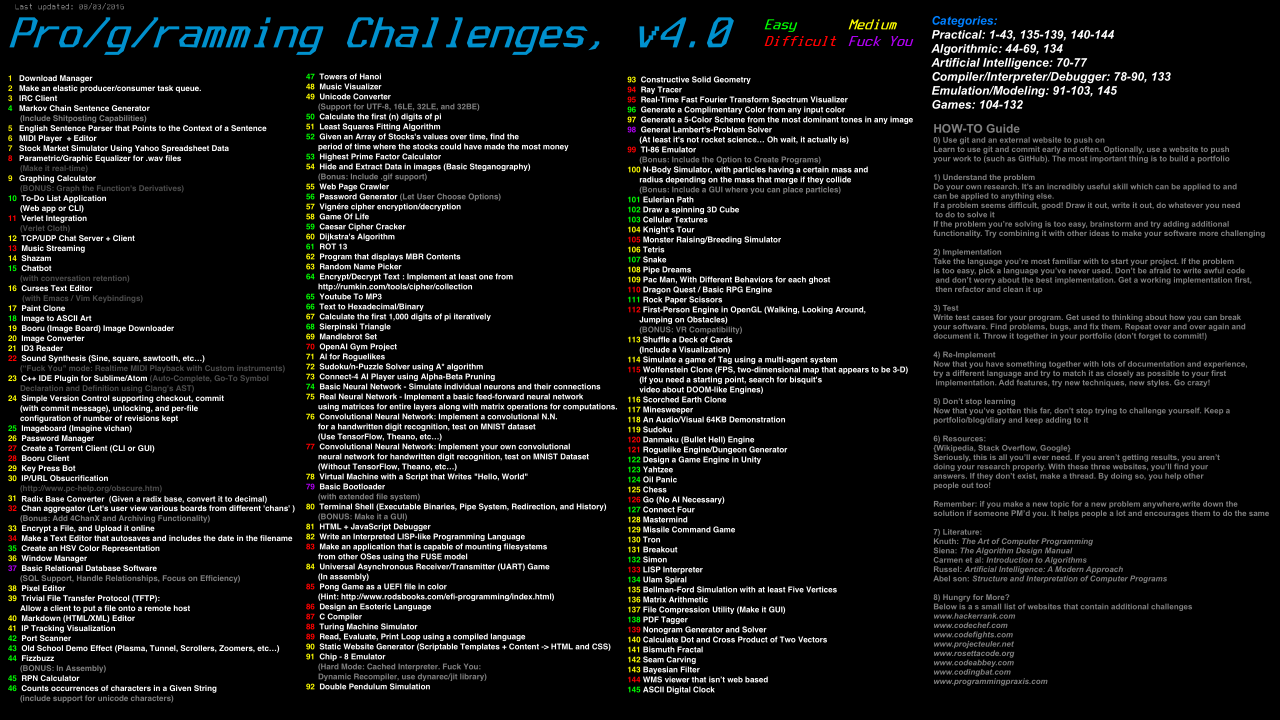
//> input picture Challenges.png, 3840 x 2160 px (shown at 1/3 size)
$ ./Main ../../Challenges.png   (built with g++ and OpenCV 4)
//> lines starting //> are read from the running program, lines starting //| are printed output that depends on the picture
#include <opencv2/opencv.hpp>
#include <fstream>

void convert_to_ascii(const cv::Mat& a_image, int a_width, int a_height)
{
    // Calculate the scaling factor for each dimension
    int width_scale{ a_image.cols / a_width };
    int height_scale{ a_image.rows / a_height };

    // Define a string of ASCII characters from most to least intense
    const std::string ascii_chars{ "  .:;-=+*?!&$%#@" };

    std::ofstream out{ "Ascii.txt" };

    // Iterate over each block of pixels
    for (int y = 0; y < a_height; ++y)
    {
        for (int x = 0; x < a_width; ++x)
        {
            // Extract the region of interest (ROI) that represents a block of pixels
            // x * width_scale, y * height_scale is the top left corner of the ROI
            // width_scale and height_scale are the width and height of the ROI
            cv::Rect roi(x * width_scale, y * height_scale, width_scale, height_scale);
            cv::Mat block{ a_image(roi) };

            // Calculate the average intensity of the block
            // This works because the image is in greyscale
            cv::Scalar mean_color = mean(block);
            // The greyscale intensity is found in the first channel
            int grey_value = mean_color[0];

            // Print the ASCII character based on intensity
            out << ascii_chars[static_cast<int>((grey_value / 255.0) * (ascii_chars.size() - 1))];
        }
        out << std::endl;
    }
    out.close();
}

int main(int argc, char* argv[])
{
    if (argc != 2)
    {
        std::cerr << "Usage: " << argv[0] << " <image path>" << std::endl;
        return -1;
    }

    // Load an image from the specified path
    cv::Mat image = cv::imread(argv[1]);
//> image is the input picture: 2160 rows x 3840 cols, CV_8UC3; mean B, G, R 19.3, 19.7, 18.7

    if (image.empty())
    {
        std::cerr << "Error: Could not read the image." << std::endl;
        return -1;
    }

    // Resize the image to a reasonable size
    int target_width{ 80 };
    int target_height{ 40 };

    // Resize the image to the target dimensions
    cv::resize(image, image, cv::Size(target_width, target_height));
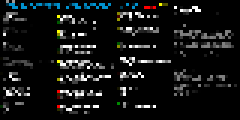
//> image: 40 rows x 80 cols, CV_8UC3 (shown 3 times larger); mean B, G, R 21, 21.1, 19.8

    // Convert the image to graywidth_scale
    cv::cvtColor(image, image, cv::COLOR_BGR2GRAY);
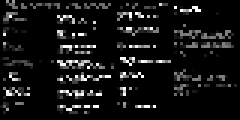
//> image: 40 rows x 80 cols, CV_8UC1 (shown 3 times larger); min 0, max 255, mean 20.7

    // Convert the image to ASCII art
    convert_to_ascii(image, target_width, target_height);

    // Success message
    std::cout << "ASCII art saved successfully.\n";

    return 0;
}
